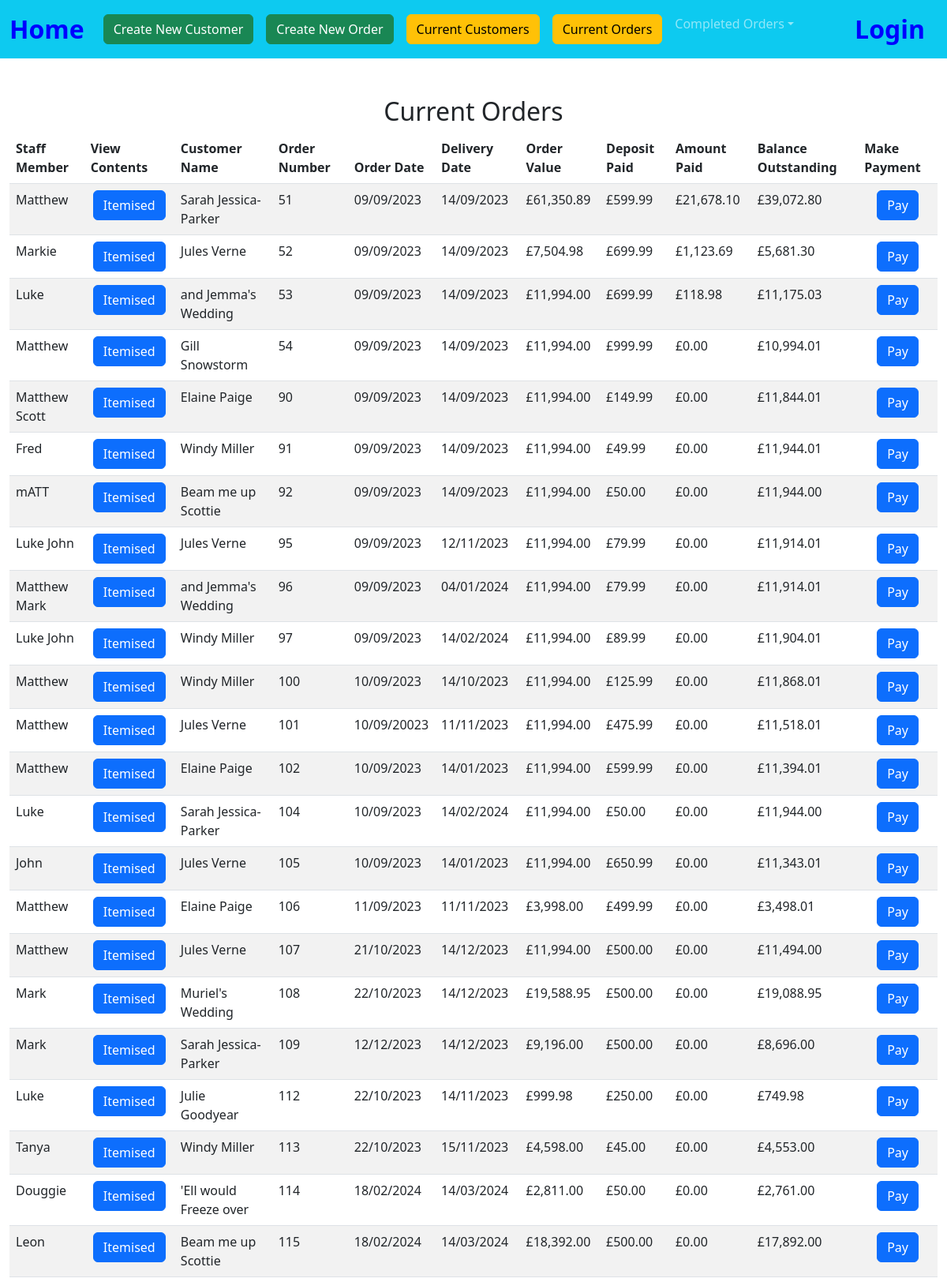
The page /open_orders (upper part) on the database its author committed.
### tables this page shows
CREATE TABLE orders(order_id INTEGER PRIMARY KEY AUTOINCREMENT NOT NULL,  cust_id INTEGER, order_no INTEGER, item_id INTEGER, staff_member TEXT, order_date DATETIME, completion TEXT, delivery_date DATETIME, colour_finish TEXT, extra_details TEXT, selling_price DECIMAL, del_col_take TEXT , quantity INTEGER, balance DECIMAL, deposit DECIMAL, amount_paid DECIMAL);

### app.py (the view)
@app.route("/open_orders", methods=["GET", "POST"])
def open_orders():
    if request.method == "POST":
        order_no = request.form.get("order_no")
        current = db.execute("SELECT * FROM orders WHERE order_id = (?);", order_no)
        for row in current:
            customer_id = row["cust_id"]
            staff_member = row["staff_member"]
            order_date = row["order_date"]
            item_id = row["item_id"]
        db.execute("INSERT INTO current_order(cust_id, staff_member, order_date, item_id, order_number) VALUES (?, ?, ?, ?, ?);", customer_id,  staff_member, order_date, item_id, order_no)
        return render_template("stock_list.html", order_no = order_no)
    else:
        order_no = request.form.get("order_no")
        totals=db.execute("select order_number, SUM(amount_paid) AS tot_paid FROM payments group by order_number;")
        for row in totals:
            order_numb = (row["order_number"])
            total = (row["tot_paid"])
            balance = (row["tot_paid"])
            db.execute("UPDATE current_order SET amount_paid = (?) WHERE order_number = (?);", total, order_numb)
        ord_detail = db.execute("select current_order.order_number, current_order.amount_paid, orders.staff_member, orders.cust_id, first_name, last_name, order_id,orders.order_date, orders.deposit, completion, orders.delivery_date, balance, total_cost from orders JOIN customers on orders.cust_id = customers.id JOIN current_order ON current_order.order_number = orders.order_id GROUP BY order_id;")
        for row in ord_detail:
            order_id = (row["order_id"])
            amount_paid = (row["amount_paid"])
            total_cost = (row["total_cost"])
            deposit = (row["deposit"])
            balance = total_cost - deposit- amount_paid
            db.execute("UPDATE orders SET balance = (?) WHERE order_id = (?);", balance, order_id)
        finals = db.execute("select current_order.order_number, current_order.amount_paid, orders.staff_member, orders.cust_id, balance, first_name, last_name, order_id,orders.order_date, orders.deposit, completion, orders.delivery_date, balance, total_cost from orders JOIN customers on orders.cust_id = customers.id JOIN current_order ON current_order.order_number = orders.order_id GROUP BY order_id;")
        return render_template("open_orders.html", ord_detail = finals)

### app.py (called while the page is built)
@app.after_request
def after_request(response):
    response.headers["Cache-Control"] = "no-cache, no-store, must-revalidate"
    response.headers["Expires"] = 0
    response.headers["Pragma"] = "no-cache"
    return response

### extras.py (called while the page is built)
def GBP(value):
    return f"£{value:,.2f}"

### templates/open_orders.html (shortened to what this page needs)
{% extends "layout.html" %}
{% block main %}
<div class="section">
    <h2>Current Orders</h2>
    <table class="table table-striped">
        <thead>
            <tr>
                <th class="text-start">Staff Member</th>
                <th class="text-start">View Contents</th>
                <th class="text-start">Customer Name</th>
                <th class="text-start">Order Number</th>
                <th class="text-start">Order Date</th>
                <th class="text-start">Delivery Date</th>
                <th class="text-start">Order Value</th>
                <th class="text-start">Deposit Paid</th>
                <th class="text-start"> Amount Paid</th>
                <th class="text-start">Balance Outstanding</th>
                <th class="text-start"> Make Payment</th>
            </tr>
    </thead>
        <tbody>
            {% for row in ord_detail %}
            <tr>
                <td class="text-start">{{ row["staff_member"] }}</td>
                <form action="/show_content" method="POST">
                    <td><input type="hidden" name="order_no" VALUE="{{ row['order_id'] }}"><button class="btn btn-primary" type="submit">Itemised</button></td>
                </form>
                <td class="text-start">{{ row["first_name"] }} {{ row["last_name"] }}</td>
                <td class="text-start">{{ row["order_id"] }}</td>
                <td class="text-start">{{ row["order_date"] }}</td>
                <td class="text-start">{{ row["delivery_date"] }}</td>
                <td class="text-start">{{ row["total_cost"] |GBP }}</td>
                <td class="text-start">{{ row["deposit"] |GBP }}</td>
                <td class="text-start">{{ row["amount_paid"] |GBP }}</td>
                <td class="text-start">{{ (row["total_cost"] - row["deposit"] - row["amount_paid"]) |GBP}}</td>
                <form action="/pay" method="POST">
                    <td><input type="hidden" name="order_no" VALUE="{{ row['order_id'] }}"><button class="btn btn-primary" type="submit">Pay</button></td>
                </form>
                </tr>
            {% endfor %}
        </tbody>
    </table>
</div>
{% endblock %}

### rows shown on the page
orders: staff_member "Matthew", first_name "Sarah", last_name "Jessica-Parker", order_id "51", order_date "09/09/2023", delivery_date "14/09/2023", total_cost|GBP "£61,350.89", deposit|GBP "£599.99", amount_paid|GBP "£21,678.10", deposit "£39,072.80"
orders: staff_member "Markie", first_name "Jules", last_name "Verne", order_id "52", order_date "09/09/2023", delivery_date "14/09/2023", total_cost|GBP "£7,504.98", deposit|GBP "£699.99", amount_paid|GBP "£1,123.69", deposit "£5,681.30"
orders: staff_member "Luke", first_name "and Jemma's", last_name "Wedding", order_id "53", order_date "09/09/2023", delivery_date "14/09/2023", total_cost|GBP "£11,994.00", deposit|GBP "£699.99", amount_paid|GBP "£118.98", deposit "£11,175.03"
orders: staff_member "Matthew", first_name "Gill", last_name "Snowstorm", order_id "54", order_date "09/09/2023", delivery_date "14/09/2023", total_cost|GBP "£11,994.00", deposit|GBP "£999.99", amount_paid|GBP "£0.00", deposit "£10,994.01"
orders: staff_member "Matthew Scott", first_name "Elaine", last_name "Paige", order_id "90", order_date "09/09/2023", delivery_date "14/09/2023", total_cost|GBP "£11,994.00", deposit|GBP "£149.99", amount_paid|GBP "£0.00", deposit "£11,844.01"
orders: staff_member "Fred", first_name "Windy", last_name "Miller", order_id "91", order_date "09/09/2023", delivery_date "14/09/2023", total_cost|GBP "£11,994.00", deposit|GBP "£49.99", amount_paid|GBP "£0.00", deposit "£11,944.01"
orders: staff_member "mATT", first_name "Beam me up", last_name "Scottie", order_id "92", order_date "09/09/2023", delivery_date "14/09/2023", total_cost|GBP "£11,994.00", deposit|GBP "£50.00", amount_paid|GBP "£0.00", deposit "£11,944.00"
orders: staff_member "Luke John", first_name "Jules", last_name "Verne", order_id "95", order_date "09/09/2023", delivery_date "12/11/2023", total_cost|GBP "£11,994.00", deposit|GBP "£79.99", amount_paid|GBP "£0.00", deposit "£11,914.01"
orders: staff_member "Matthew Mark", first_name "and Jemma's", last_name "Wedding", order_id "96", order_date "09/09/2023", delivery_date "04/01/2024", total_cost|GBP "£11,994.00", deposit|GBP "£79.99", amount_paid|GBP "£0.00", deposit "£11,914.01"
orders: staff_member "Luke John", first_name "Windy", last_name "Miller", order_id "97", order_date "09/09/2023", delivery_date "14/02/2024", total_cost|GBP "£11,994.00", deposit|GBP "£89.99", amount_paid|GBP "£0.00", deposit "£11,904.01"
orders: staff_member "Matthew", first_name "Windy", last_name "Miller", order_id "100", order_date "10/09/2023", delivery_date "14/10/2023", total_cost|GBP "£11,994.00", deposit|GBP "£125.99", amount_paid|GBP "£0.00", deposit "£11,868.01"
orders: staff_member "Matthew", first_name "Jules", last_name "Verne", order_id "101", order_date "10/09/20023", delivery_date "11/11/2023", total_cost|GBP "£11,994.00", deposit|GBP "£475.99", amount_paid|GBP "£0.00", deposit "£11,518.01"
orders: staff_member "Matthew", first_name "Elaine", last_name "Paige", order_id "102", order_date "10/09/2023", delivery_date "14/01/2023", total_cost|GBP "£11,994.00", deposit|GBP "£599.99", amount_paid|GBP "£0.00", deposit "£11,394.01"
orders: staff_member "Luke", first_name "Sarah", last_name "Jessica-Parker", order_id "104", order_date "10/09/2023", delivery_date "14/02/2024", total_cost|GBP "£11,994.00", deposit|GBP "£50.00", amount_paid|GBP "£0.00", deposit "£11,944.00"
orders: staff_member "John", first_name "Jules", last_name "Verne", order_id "105", order_date "10/09/2023", delivery_date "14/01/2023", total_cost|GBP "£11,994.00", deposit|GBP "£650.99", amount_paid|GBP "£0.00", deposit "£11,343.01"
orders: staff_member "Matthew", first_name "Elaine", last_name "Paige", order_id "106", order_date "11/09/2023", delivery_date "11/11/2023", total_cost|GBP "£3,998.00", deposit|GBP "£499.99", amount_paid|GBP "£0.00", deposit "£3,498.01"
orders: staff_member "Matthew", first_name "Jules", last_name "Verne", order_id "107", order_date "21/10/2023", delivery_date "14/12/2023", total_cost|GBP "£11,994.00", deposit|GBP "£500.00", amount_paid|GBP "£0.00", deposit "£11,494.00"
orders: staff_member "Mark", first_name "Muriel's", last_name "Wedding", order_id "108", order_date "22/10/2023", delivery_date "14/12/2023", total_cost|GBP "£19,588.95", deposit|GBP "£500.00", amount_paid|GBP "£0.00", deposit "£19,088.95"
orders: staff_member "Mark", first_name "Sarah", last_name "Jessica-Parker", order_id "109", order_date "12/12/2023", delivery_date "14/12/2023", total_cost|GBP "£9,196.00", deposit|GBP "£500.00", amount_paid|GBP "£0.00", deposit "£8,696.00"
orders: staff_member "Luke", first_name "Julie", last_name "Goodyear", order_id "112", order_date "22/10/2023", delivery_date "14/11/2023", total_cost|GBP "£999.98", deposit|GBP "£250.00", amount_paid|GBP "£0.00", deposit "£749.98"
orders: staff_member "Tanya", first_name "Windy", last_name "Miller", order_id "113", order_date "22/10/2023", delivery_date "15/11/2023", total_cost|GBP "£4,598.00", deposit|GBP "£45.00", amount_paid|GBP "£0.00", deposit "£4,553.00"
orders: staff_member "Douggie", first_name "'Ell would", last_name "Freeze over", order_id "114", order_date "18/02/2024", delivery_date "14/03/2024", total_cost|GBP "£2,811.00", deposit|GBP "£50.00", amount_paid|GBP "£0.00", deposit "£2,761.00"
orders: staff_member "Leon", first_name "Beam me up", last_name "Scottie", order_id "115", order_date "18/02/2024", delivery_date "14/03/2024", total_cost|GBP "£18,392.00", deposit|GBP "£500.00", amount_paid|GBP "£0.00", deposit "£17,892.00"
